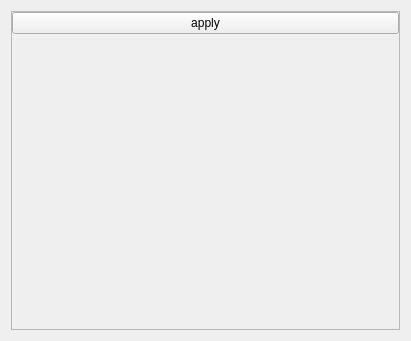
<?xml version="1.0" encoding="UTF-8"?>
<ui version="4.0">
 <class>Form</class>
 <widget class="QWidget" name="Form">
  <property name="geometry">
   <rect>
    <x>0</x>
    <y>0</y>
    <width>411</width>
    <height>341</height>
   </rect>
  </property>
  <property name="windowTitle">
   <string>Form</string>
  </property>
  <layout class="QVBoxLayout" name="verticalLayout">
   <item>
    <widget class="QScrollArea" name="scrollArea">
     <property name="enabled">
      <bool>true</bool>
     </property>
     <property name="minimumSize">
      <size>
       <width>0</width>
       <height>100</height>
      </size>
     </property>
     <property name="horizontalScrollBarPolicy">
      <enum>Qt::ScrollBarAsNeeded</enum>
     </property>
     <property name="sizeAdjustPolicy">
      <enum>QAbstractScrollArea::AdjustToContentsOnFirstShow</enum>
     </property>
     <property name="widgetResizable">
      <bool>true</bool>
     </property>
     <widget class="QWidget" name="scrollAreaWidgetContents">
      <property name="geometry">
       <rect>
        <x>0</x>
        <y>0</y>
        <width>387</width>
        <height>317</height>
       </rect>
      </property>
      <layout class="QVBoxLayout" name="verticalLayout_4">
       <property name="spacing">
        <number>0</number>
       </property>
       <property name="sizeConstraint">
        <enum>QLayout::SetNoConstraint</enum>
       </property>
       <property name="leftMargin">
        <number>0</number>
       </property>
       <property name="topMargin">
        <number>0</number>
       </property>
       <property name="rightMargin">
        <number>0</number>
       </property>
       <property name="bottomMargin">
        <number>0</number>
       </property>
       <item>
        <widget class="QWidget" name="form" native="true"/>
       </item>
       <item>
        <widget class="QPushButton" name="apply">
         <property name="text">
          <string>apply</string>
         </property>
        </widget>
       </item>
       <item>
        <spacer name="verticalSpacer">
         <property name="orientation">
          <enum>Qt::Vertical</enum>
         </property>
         <property name="sizeHint" stdset="0">
          <size>
           <width>20</width>
           <height>40</height>
          </size>
         </property>
        </spacer>
       </item>
      </layout>
     </widget>
    </widget>
   </item>
  </layout>
 </widget>
 <resources/>
 <connections/>
</ui>
